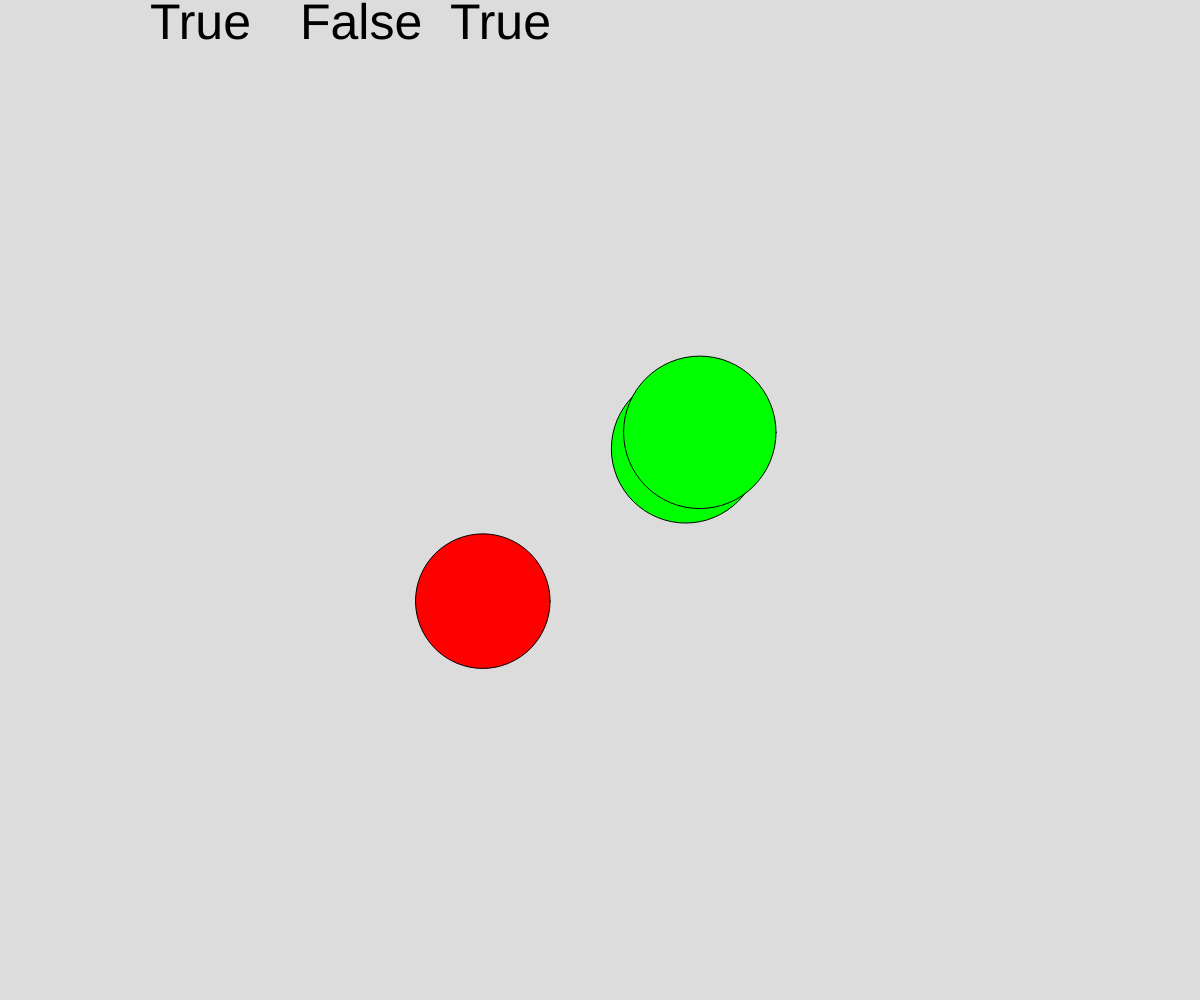
Frame 1 (no input)
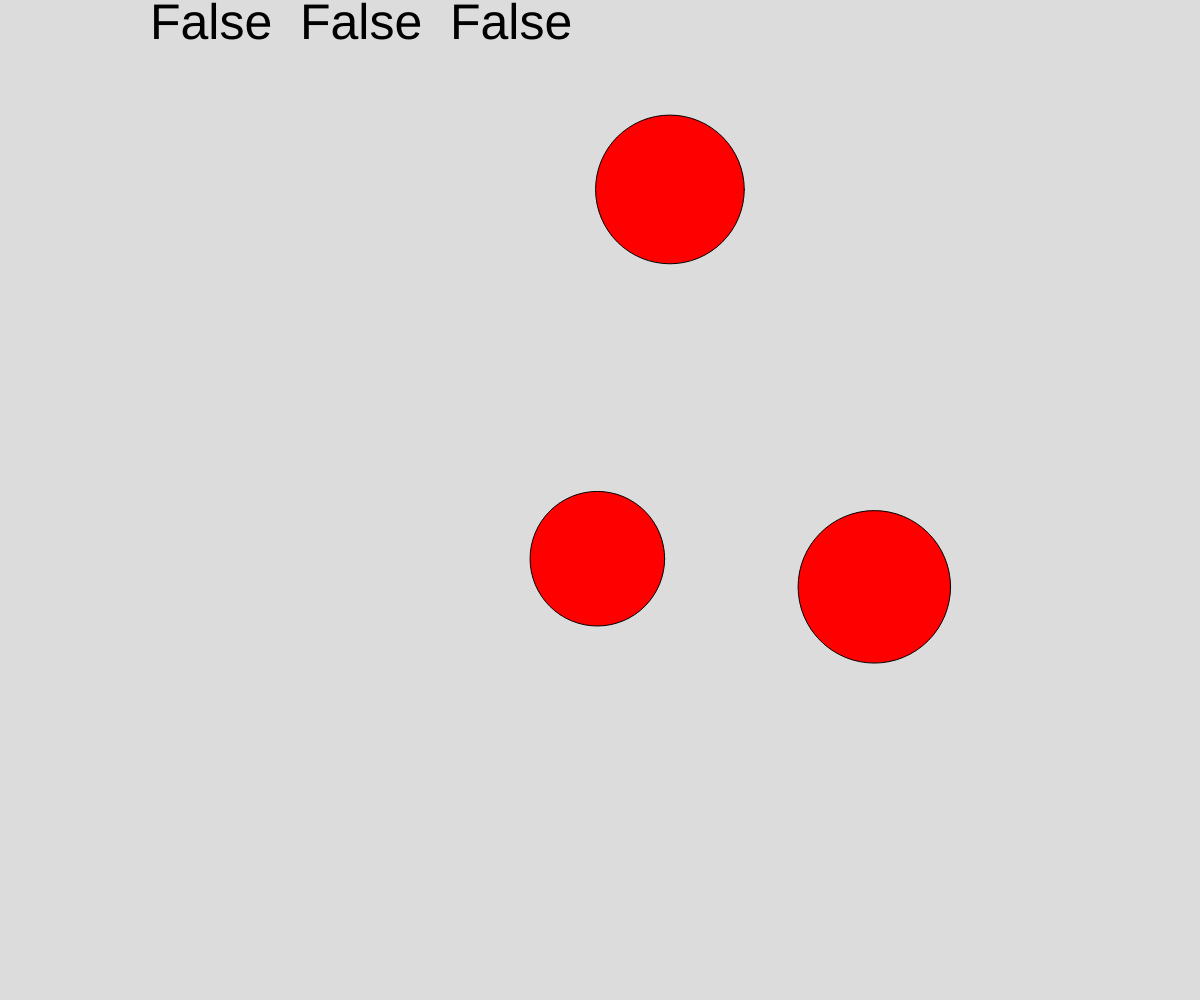
Frame 60 (no input)
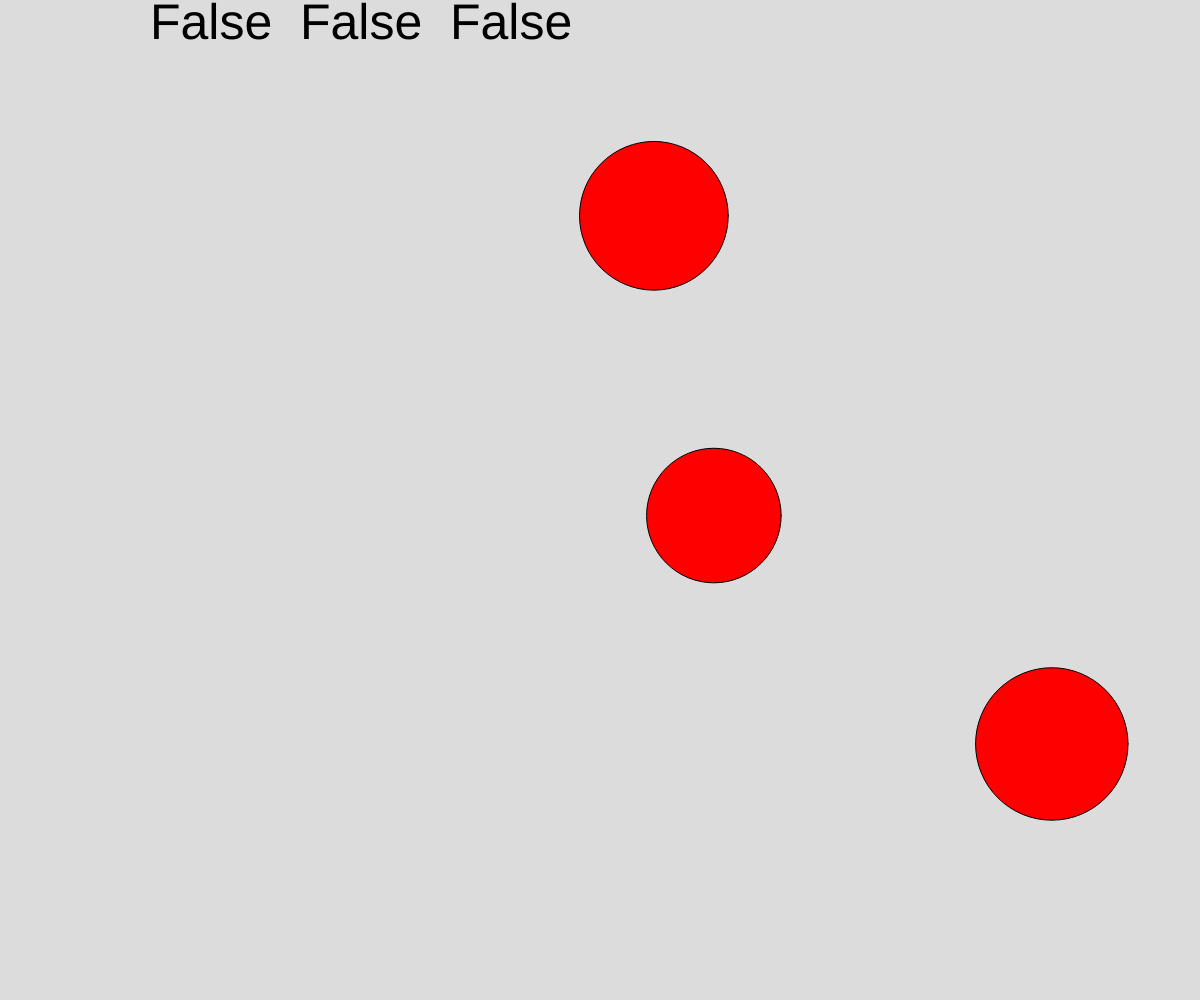
Frame 120 (the mouse pressed at the canvas centre since frame 60)

The p5.js sketch that drew these frames (run headless with seeded random() and noise() and a simulated clock; from frame 60 on, the mouse is pressed at the canvas centre):

// p5.js sketch
// ── sketch.js
let cx1;
let cx2;
let cx3;
let cy1;
let cy2;
let cy3;
let dia1;
let dia2;
let dia3;
let xspeed1;
let xspeed2;
let xspeed3;
let yspeed1;
let yspeed2;
let yspeed3;
let collission1;
let collission2;
let collission3;

function setup() {
  createCanvas(windowWidth, windowHeight);
  cx1=random(1/3*width,2/3*width)
  cx2=random(1/3*width,2/3*width)
  cx3=random(1/3*width,2/3*width)
  cy1=random(1/3*height,2/3*height)
  cy2=random(1/3*height,2/3*height)
  cy3=random(1/3*height,2/3*height)
  dia1=random(100,300);
  dia2=random(100,300);
  dia3=random(100,300);
  xspeed1=random(-5,5);
  xspeed2=random(-5,5);
  xspeed3=random(-5,5);
  yspeed1=random(-5,5);
  yspeed2=random(-5,5);
  yspeed3=random(-5,5);
  textSize(50); 
}

function draw() {
  background(220);
  if (sqrt(((cx1-cx2)**2)+((cy1-cy2)**2)) <=(dia1+dia2)/2||sqrt(((cx1-cx3)**2)+((cy1-cy3)**2)) <=(dia1+dia3)/2){
    fill(0,255,0);
    circle(cx1,cy1,dia1);
    collission1="True"
  }else{fill(255,0,0);
    circle(cx1,cy1,dia1);
    collission1="False"
  }
  if (sqrt(((cx1-cx2)**2)+((cy1-cy2)**2)) <=(dia1+dia2)/2||sqrt(((cx2-cx3)**2)+((cy2-cy3)**2)) <=(dia2+dia3)/2){
    fill(0,255,0);
    circle(cx2,cy2,dia2);
    collission2="True"
  }else{fill(255,0,0);
    circle(cx2,cy2,dia2);
    collission2="False"
  }
  if (sqrt(((cx1-cx3)**2)+((cy1-cy3)**2)) <=(dia1+dia3)/2||sqrt(((cx2-cx3)**2)+((cy2-cy3)**2)) <=(dia2+dia3)/2){
    fill(0,255,0);
    circle(cx3,cy3,dia3);
    collission3="True"
  }else{fill(255,0,0);
    circle(cx3,cy3,dia3);
    collission3="False"
  }
  fill(0);
  text(collission1,150,0,300,150);
  text(collission2,300,0,450,150);
  text(collission3,450,0,600,150);
cx1+=xspeed1;
cx2+=xspeed2;
cx3+=xspeed3;
cy1+=yspeed1;
cy2+=yspeed2;
cy3+=yspeed3;
if(cx1<dia1/2||cx1>width-dia1/2){xspeed1*=-1;}
if(cx2<dia2/2||cx2>width-dia2/2){xspeed2*=-1;}
if(cx3<dia2/2||cx3>width-dia3/2){xspeed3*=-1;}
if(cy1<dia1/2||cy1>height-dia1/2){yspeed1*=-1;}
if(cy2<dia2/2||cy2>height-dia1/2){yspeed2*=-1;}
if(cy3<dia3/2||cy3>height-dia3/2){yspeed3*=-1;}
if (keyIsDown(RIGHT_ARROW)){xspeed1*=1.1;xspeed2*=1.1;xspeed3*=1.1;yspeed1*=1.1;yspeed2*=1.1;yspeed3*=1.1;}
if (keyIsDown(LEFT_ARROW)){xspeed1/=1.1;xspeed2/=1.1;xspeed3/=1.1;yspeed1/=1.1;yspeed2/=1.1;yspeed3/=1.1;}
}
